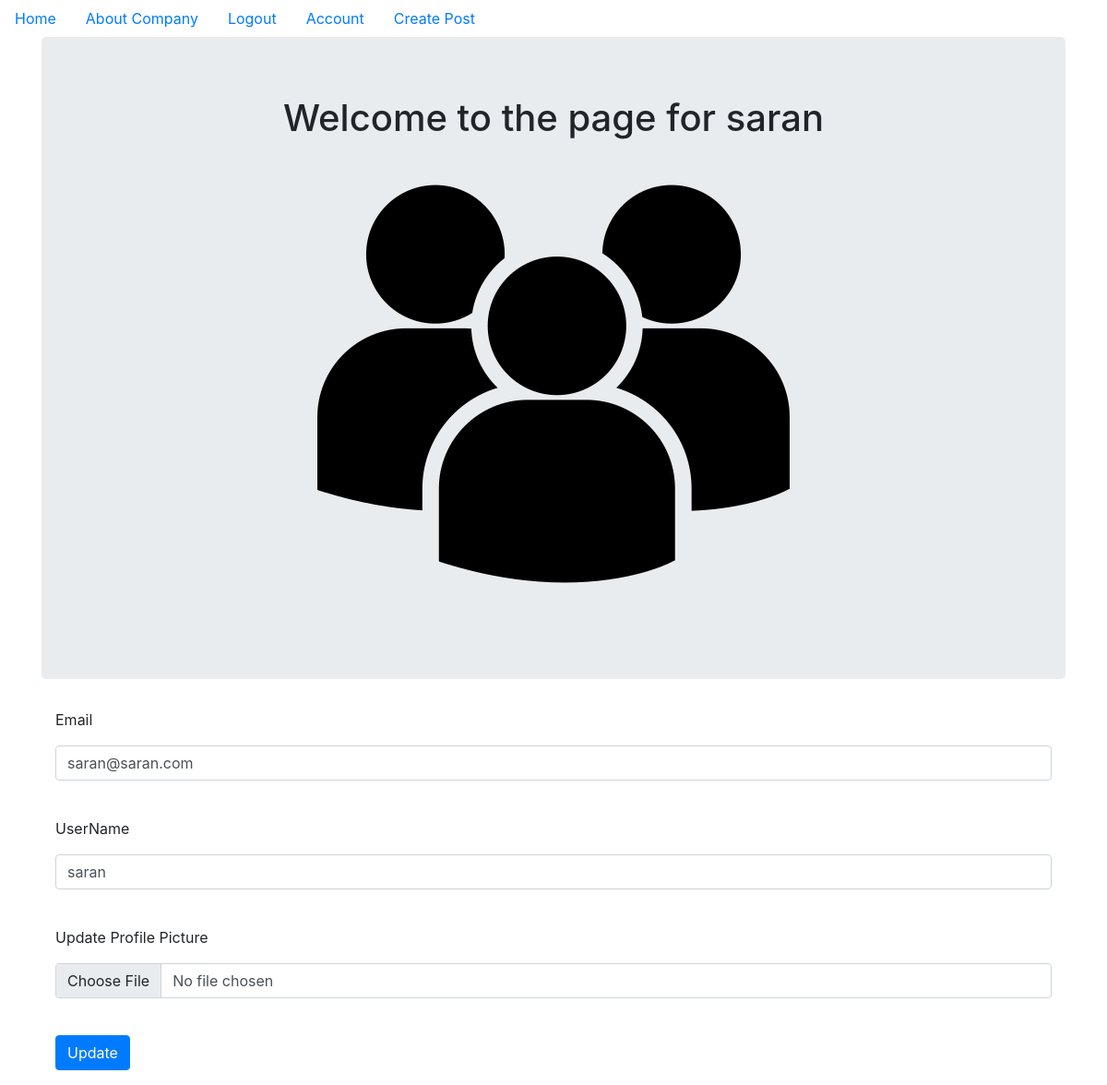
Page /account (signed in) on the earlier database version.
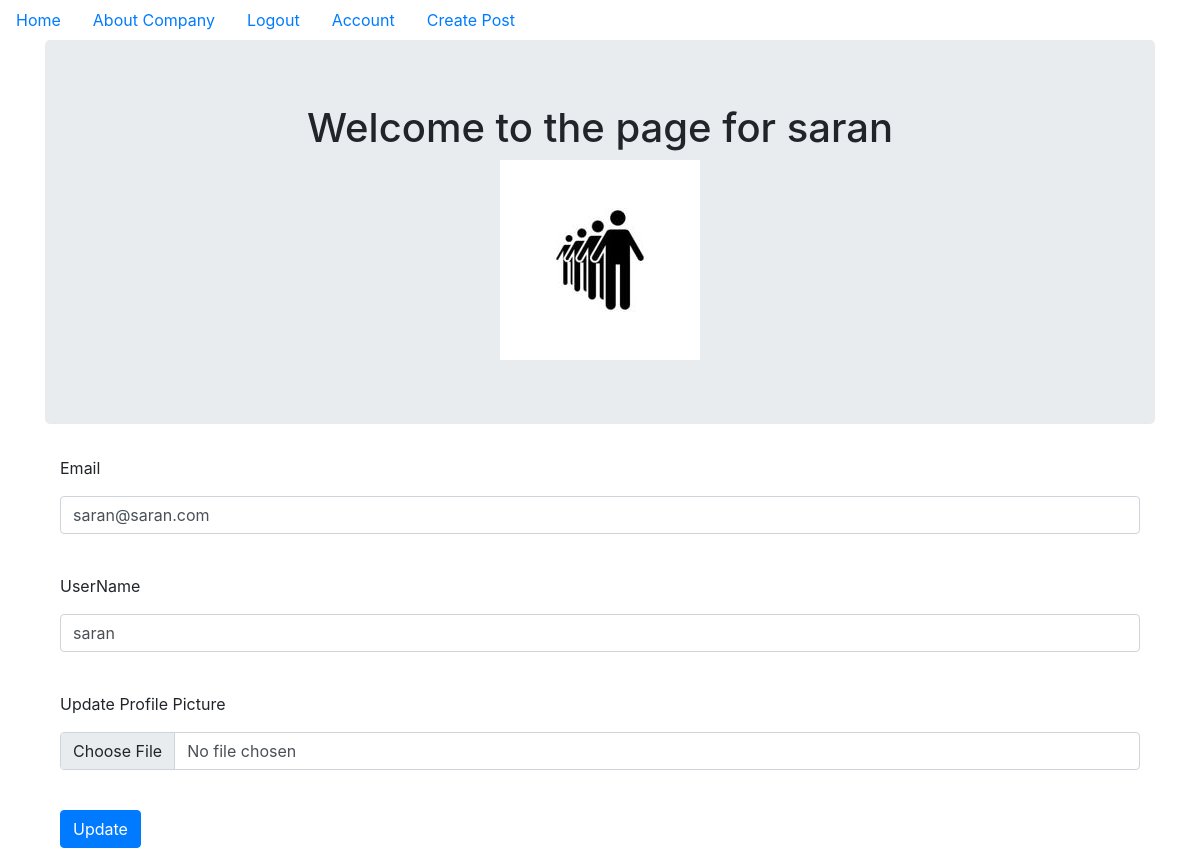
Same page on the later database version.
### myblog/models.py (models this page shows, shortened)
class User(db.Model,UserMixin):
    __tablename__='users'
    id=db.Column(db.Integer,primary_key=True)
    profile_image=db.Column(db.String(20), nullable=False, default='default_profile.png')
    email=db.Column(db.String(64),unique=True,index=True)
    username=db.Column(db.String(64),unique=True,index=True)
    password_hash=db.Column(db.String(128))
    posts=db.relationship('BlogPost',backref='author',lazy=True)

### myblog/users/views.py (the view)
@users.route("/account", methods=['GET', 'POST'])
@login_required
def account():
    form = UpdateUserForm()
    if form.validate_on_submit():
        print(form)
        if form.picture.data:
            username = current_user.username
            pic = add_profile_pic(form.picture.data,username)
            current_user.profile_image = pic
        current_user.username = form.username.data
        current_user.email = form.email.data
        db.session.commit()
        flash('User Account Updated')
        return redirect(url_for('users.account'))
    elif request.method == 'GET':
        form.username.data = current_user.username
        form.email.data = current_user.email
    profile_image = url_for('static', filename='profile_pics/' + current_user.profile_image)
    return render_template('account.html', profile_image=profile_image, form=form)

### myblog/users/forms.py
class UpdateUserForm(FlaskForm):
    email=StringField('Email',validators=[DataRequired(),Email()])
    username=StringField('UserName',validators=[DataRequired()])
    picture=FileField('Update Profile Picture',validators=[FileAllowed(['jpg','png'])])
    submit=SubmitField('Update')

### myblog/models.py (called while the page is built)
@login_manager.user_loader
def load_user(user_id):
    return User.query.get(user_id)

### myblog/templates/account.html (shortened to what this page needs)
{% extends "base.html" %}
{% block content %}
<div class='jumbotron'>
<div align='center'>
    <h1>Welcome to the page for {{current_user.username}}</h1>
    <img align='center' src="{{url_for('static',filename='profile_pics/'+current_user.profile_image)}}" alt="">
</div>
</div>
<div class='container'>
<form method="POST" action="" enctype="multipart/form-data">
<div class="form-group">
{{form.email.label(class='form-group')}}{{form.email(class='form-control')}}<br>
</div>
<div class="form-group">
{{form.username.label(class='form-group')}}{{form.username(class='form-control')}}<br>
</div><div class="form-group">
{{form.picture.label(class='form-group')}}{{form.picture(class='form-control')}}<br>
</div><div class="form-group">
{{form.submit(class='btn btn-primary')}}<br>
</div>
</form>
</div>
{% endblock %}

Differences in the rows shown:
changed User "saran": profile_image: picture added in place of a placeholder
